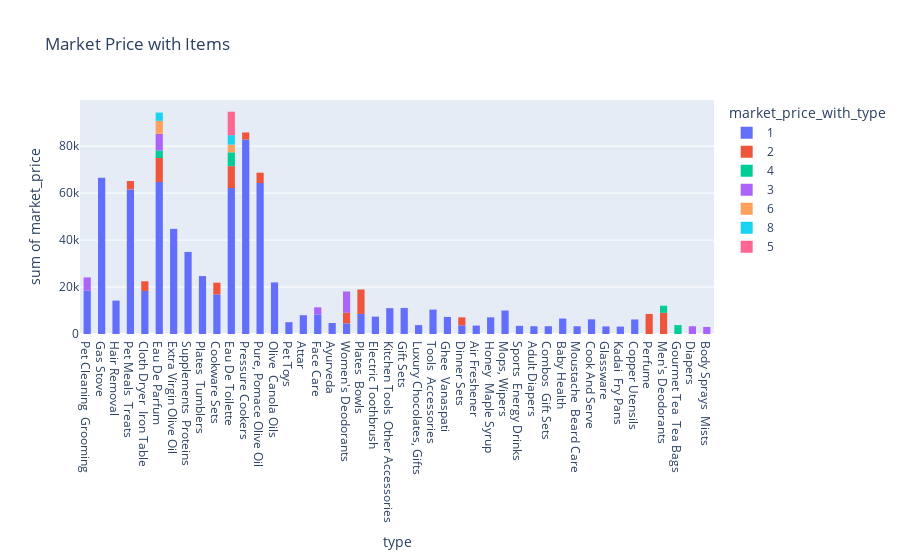

Notebook code cell kept with this figure:
### Code cell
fig=px.histogram(market_type[:200],x='type',y='market_price',color='market_price_with_type',title="Market Price with Items")
fig.update_layout(bargap=0.5)
fig.show()

### Figure 1 — Plotly figure (JSON) as saved in the notebook; plotly's stock layout.template omitted (floating-point values rounded to 4 significant figures; data arrays with more than 128 entries replaced by an {"elided": "..."} marker saying what was removed)
{"data": [{"alignmentgroup": "True", "bingroup": "x", "histfunc": "sum", "hovertemplate": "market_price_with_type=1<br>type=%{x}<br>sum of market_price=%{y}<extra></extra>", "legendgroup": "1", "marker": {"color": "#636efa", "pattern": {"shape": ""}}, "name": "1", "offsetgroup": "1", "orientation": "v", "showlegend": true, "type": "histogram", "x": {"elided": "163 str values"}, "xaxis": "x", "y": {"elided": "163 int values"}, "yaxis": "y"}, {"alignmentgroup": "True", "bingroup": "x", "histfunc": "sum", "hovertemplate": "market_price_with_type=2<br>type=%{x}<br>sum of market_price=%{y}<extra></extra>", "legendgroup": "2", "marker": {"color": "#EF553B", "pattern": {"shape": ""}}, "name": "2", "offsetgroup": "2", "orientation": "v", "showlegend": true, "type": "histogram", "x": ["Eau De Parfum", "Perfume", "Men's Deodorants", "Eau De Toilette", "Cookware Sets", "Women's Deodorants", "Pure, Pomace Olive Oil", "Cloth Dryer  Iron Table", "Plates  Bowls", "Eau De Toilette", "Eau De Parfum", "Pet Meals  Treats", "Men's Deodorants", "Dinner Sets", "Plates  Bowls", "Plates  Bowls", "Perfume", "Pressure Cookers"], "xaxis": "x", "y": [6600, 5550, 5550, 5450, 4999, 4500, 4399, 4120, 4080, 3900, 3600, 3560, 3500, 3395, 3300, 3030, 3000, 3000], "yaxis": "y"}, {"alignmentgroup": "True", "bingroup": "x", "histfunc": "sum", "hovertemplate": "market_price_with_type=4<br>type=%{x}<br>sum of market_price=%{y}<extra></extra>", "legendgroup": "4", "marker": {"color": "#00cc96", "pattern": {"shape": ""}}, "name": "4", "offsetgroup": "4", "orientation": "v", "showlegend": true, "type": "histogram", "x": ["Eau De Toilette", "Gourmet Tea  Tea Bags", "Eau De Parfum", "Men's Deodorants"], "xaxis": "x", "y": [5900, 3800, 3200, 3000], "yaxis": "y"}, {"alignmentgroup": "True", "bingroup": "x", "histfunc": "sum", "hovertemplate": "market_price_with_type=3<br>type=%{x}<br>sum of market_price=%{y}<extra></extra>", "legendgroup": "3", "marker": {"color": "#ab63fa", "pattern": {"shape": ""}}, "name": "3", "offsetgroup": "3", "orientation": "v", "showlegend": true, "type": "histogram", "x": ["Pet Cleaning  Grooming", "Women's Deodorants", "Eau De Parfum", "Women's Deodorants", "Eau De Parfum", "Diapers", "Face Care", "Body Sprays  Mists"], "xaxis": "x", "y": [5600, 5550, 3800, 3500, 3300, 3299, 3000, 3000], "yaxis": "y"}, {"alignmentgroup": "True", "bingroup": "x", "histfunc": "sum", "hovertemplate": "market_price_with_type=6<br>type=%{x}<br>sum of market_price=%{y}<extra></extra>", "legendgroup": "6", "marker": {"color": "#FFA15A", "pattern": {"shape": ""}}, "name": "6", "offsetgroup": "6", "orientation": "v", "showlegend": true, "type": "histogram", "x": ["Eau De Parfum", "Eau De Toilette"], "xaxis": "x", "y": [5550, 3300], "yaxis": "y"}, {"alignmentgroup": "True", "bingroup": "x", "histfunc": "sum", "hovertemplate": "market_price_with_type=8<br>type=%{x}<br>sum of market_price=%{y}<extra></extra>", "legendgroup": "8", "marker": {"color": "#19d3f3", "pattern": {"shape": ""}}, "name": "8", "offsetgroup": "8", "orientation": "v", "showlegend": true, "type": "histogram", "x": ["Eau De Toilette", "Eau De Parfum"], "xaxis": "x", "y": [3990, 3500], "yaxis": "y"}, {"alignmentgroup": "True", "bingroup": "x", "histfunc": "sum", "hovertemplate": "market_price_with_type=5<br>type=%{x}<br>sum of market_price=%{y}<extra></extra>", "legendgroup": "5", "marker": {"color": "#FF6692", "pattern": {"shape": ""}}, "name": "5", "offsetgroup": "5", "orientation": "v", "showlegend": true, "type": "histogram", "x": ["Eau De Toilette", "Eau De Toilette", "Eau De Toilette"], "xaxis": "x", "y": [3600, 3350, 3050], "yaxis": "y"}], "layout": {"bargap": 0.5, "barmode": "relative", "legend": {"title": {"text": "market_price_with_type"}, "tracegroupgap": 0}, "title": {"text": "Market Price with Items"}, "xaxis": {"anchor": "y", "domain": [0, 1], "title": {"text": "type"}}, "yaxis": {"anchor": "x", "domain": [0, 1], "title": {"text": "sum of market_price"}}}}
